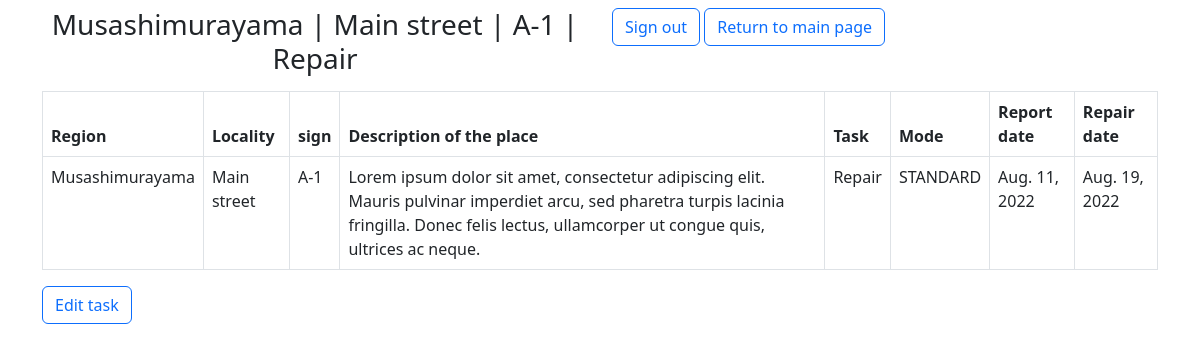
The app's page /road-signs-repair/task/1 (signed in), older data.
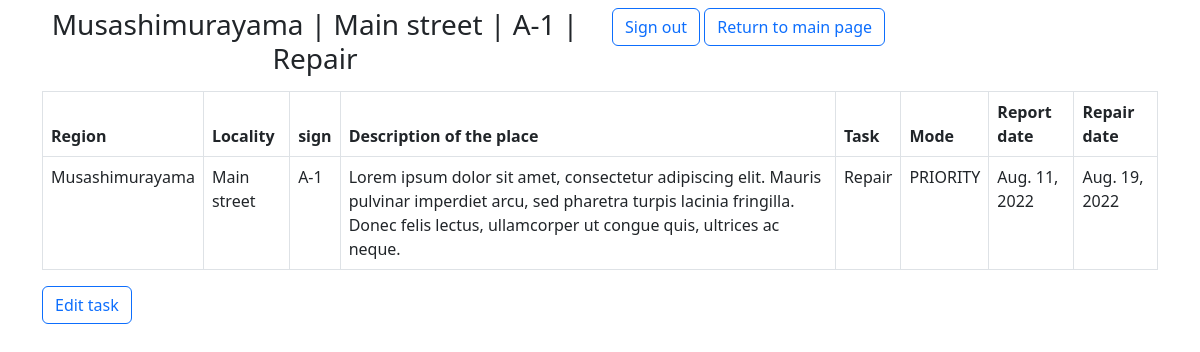
The same page, newer data.
### road_signs_repair/models.py (models this page shows, shortened)
class RoadSignsForRepair(models.Model):
    region = models.ForeignKey(to=Region,
                               on_delete=models.SET_NULL,
                               null=True)
    locality = models.ForeignKey(to=Locality,
                                 on_delete=models.SET_NULL,
                                 null=True)
    sign = models.ForeignKey(to=RoadSign,
                             on_delete=models.SET_NULL,
                             null=True)
    description_of_the_place = models.TextField(max_length=500,
                                                help_text="Enter a description of the place where road signs is to repair")
    task = models.CharField(max_length=255,
                            help_text="Enter a task to realize")
    report_date = models.DateField()
    repair_date = models.DateField()
    MODE_CATEGORIES = [
        (
            'standard', (
                ('S', 'STANDARD'),
            )
        ),
        (
            'priority', (
                ('P', 'PRIORITY'),
            )
        )
    ]
    mode = models.CharField(max_length=8,
                            null=True,
                            choices=MODE_CATEGORIES,
                            default='standard',
                            help_text='Select a mode')
    def __str__(self):
        return f"{self.region} | {self.locality} | {self.sign} | {self.task}"
    def print_title(self):
        return self.__str__()
    class Meta:
        permissions = (
            ('can_update_task', 'Update task'),
            ('can_mark_done_task', 'Set the task as completed'),
        )
        ordering = ['mode', 'report_date', 'repair_date']
        verbose_name_plural = 'road signs for repair'
        db_table = 'road_signs_for_repair'

class Region(models.Model):
    name = models.CharField(max_length=100,
                            help_text="Enter the name of the region where there may be road signs",
                            verbose_name='Region name')
    slug = models.SlugField(null=True,
                            unique=True)
    def __str__(self):
        return self.name
    class Meta:
        permissions = ()
        ordering = ['name']
        verbose_name_plural = 'Regions'
        db_table = 'region'

class Locality(models.Model):
    name = models.CharField(max_length=100,
                            help_text="Enter the name of locality where there may be road sign",
                            verbose_name='Locality name')
    region = models.ForeignKey(to=Region,
                               on_delete=models.SET_NULL,
                               null=True)
    slug = models.SlugField(null=True,
                            unique=True)
    def __str__(self):
        return self.name
    class Meta:
        permissions = ()
        ordering = ['name']
        verbose_name_plural = 'localities'
        db_table = 'locality'

class RoadSign(models.Model):
    series = models.CharField(max_length=30,
                              help_text="Enter a series of the road sign")
    name = models.CharField(max_length=50,
                            help_text="Enter a name of road sign")
    description = models.TextField(max_length=500,
                                   help_text="Enter a description of the road signs")
    slug = models.SlugField(null=True,
                            unique=True)
    def __str__(self):
        return f"{self.series}"
    class Meta:
        permissions = ()
        ordering = ['series']
        verbose_name_plural = 'Road signs'
        db_table = 'road_sign'

### road_signs_repair/views.py (the view)
# urls.py: path('<int:pk>', views.RoadSignsForRepairDetailView.as_view(), name='road_signs_for_repair_detail'),
class RoadSignsForRepairDetailView(LoginRequiredMixin, generic.DetailView):
    model = RoadSignsForRepair
    context_object_name = 'road_signs_for_repair_detail'
    template_name = 'road_signs_repair/road_signs_for_repair_detail.html'

### road_signs_repair/templates/road_signs_repair/road_signs_for_repair_detail.html (shortened to what this page needs)
{% extends "road_signs_repair/base.html" %}
{% block header %}
  {{ road_signs_for_repair_detail.print_title }}
{% endblock %}
{% block content %}
  <table class="table table-bordered">
    <thead>
      <tr>
        <th>Region</th>
        <th>Locality</th>
        <th>sign</th>
        <th>Description of the place</th>
        <th>Task</th>
        <th>Mode</th>
        <th>Report date</th>
        <th>Repair date</th>
      </tr>
    </thead>
    <tbody>
      <tr>
        <td>{{ road_signs_for_repair_detail.region }}</td>
        <td>{{ road_signs_for_repair_detail.locality }}</td>
        <td>{{ road_signs_for_repair_detail.sign }}</td>
        <td>{{ road_signs_for_repair_detail.description_of_the_place }}</td>
        <td>{{ road_signs_for_repair_detail.task }}</td>
        <td>{{ road_signs_for_repair_detail.get_mode_display }}</td>
        <td>{{ road_signs_for_repair_detail.report_date }}</td>
        <td>{{ road_signs_for_repair_detail.repair_date }}</td>
      </tr>
    </tbody>
  </table>
  {% if perms.road_signs_repair.can_update_task %}
    <a class="btn btn-outline-primary" href="{% url 'road_signs_repair:road_signs_for_repair_update' pk=road_signs_for_repair_detail.id %}">Edit task</a>
  {% endif %}
{% endblock %}

Row changes from the older to the newer data that the page shows:
changed RoadSignsForRepair "Musashimurayama | Main street | A-1 | Repair": mode "STANDARD" → "PRIORITY"
